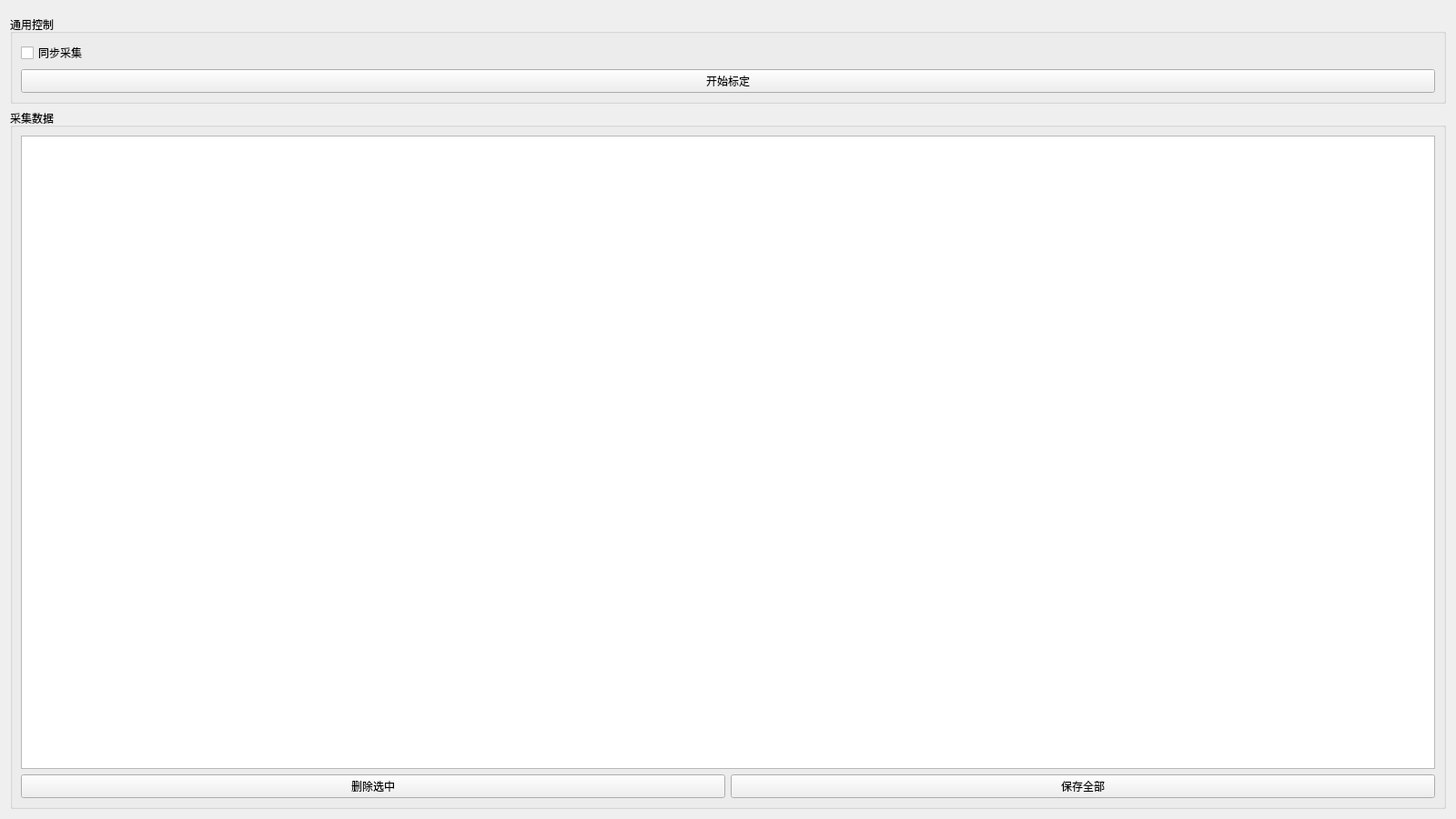
<?xml version="1.0" encoding="UTF-8"?>
<ui version="4.0">
 <class>DataAcquisitionModule</class>
 <widget class="QWidget" name="DataAcquisitionModule">
  <property name="geometry">
   <rect>
    <x>0</x>
    <y>0</y>
    <width>1600</width>
    <height>900</height>
   </rect>
  </property>
  <property name="windowTitle">
   <string>双目数据采集系统</string>
  </property>
  <layout class="QVBoxLayout" name="mainLayout">
   <item>
    <widget class="QSplitter" name="splitter">
     <property name="orientation">
      <enum>Qt::Horizontal</enum>
     </property>
     <item>
      <!--<widget class="QGroupBox" name="leftCameraGroup">
       <property name="title">
        <string>左目相机</string>
       </property>
       <layout class="QVBoxLayout" name="leftLayout">
        <item>
         <widget class="QLabel" name="leftPreviewLabel">
          <property name="minimumSize">
           <size>
            <width>640</width>
            <height>480</height>
           </size>
          </property>
          <property name="text">
           <string>左目预览</string>
          </property>
         </widget>
        </item>
        <item>
         <layout class="QHBoxLayout" name="leftControlLayout">
          <item>
           <widget class="QPushButton" name="leftStartButton">
            <property name="text">
             <string>启动左目</string>
            </property>
           </widget>
          </item>
          <item>
           <widget class="QPushButton" name="leftCaptureButton">
            <property name="text">
             <string>采集左图</string>
            </property>
           </widget>
          </item>
         </layout>
        </item>
       </layout>
      </widget>
     </item>
     <item>
      <widget class="QGroupBox" name="rightCameraGroup">
       <property name="title">
        <string>右目相机</string>
       </property>
       <layout class="QVBoxLayout" name="rightLayout">
        <item>
         <widget class="QLabel" name="rightPreviewLabel">
          <property name="minimumSize">
           <size>
            <width>640</width>
            <height>480</height>
           </size>
          </property>
          <property name="text">
           <string>右目预览</string>
          </property>
         </widget>
        </item>
        <item>
         <layout class="QHBoxLayout" name="rightControlLayout">
          <item>
           <widget class="QPushButton" name="rightStartButton">
            <property name="text">
             <string>启动右目</string>
            </property>
           </widget>
          </item>
          <item>
           <widget class="QPushButton" name="rightCaptureButton">
            <property name="text">
             <string>采集右图</string>
            </property>
           </widget>
          </item>
         </layout>
        </item>
       </layout>
      </widget>-->
     </item>
    </widget>
   </item>
   <item>
    <widget class="QGroupBox" name="commonControlsGroup">
     <property name="title">
      <string>通用控制</string>
     </property>
     <layout class="QVBoxLayout" name="commonLayout">
      <item>
       <widget class="QCheckBox" name="syncCaptureCheck">
        <property name="text">
         <string>同步采集</string>
        </property>
       </widget>
      </item>
      <item>
       <widget class="QPushButton" name="startCalibrationButton">
        <property name="text">
         <string>开始标定</string>
        </property>
       </widget>
      </item>
     </layout>
    </widget>
   </item>
   <item>
    <widget class="QGroupBox" name="dataDisplayGroup">
     <property name="title">
      <string>采集数据</string>
     </property>
     <layout class="QVBoxLayout" name="dataLayout">
      <item>
       <widget class="QListWidget" name="dataListWidget">
        <property name="viewMode">
         <enum>QListView::IconMode</enum>
        </property>
        <property name="iconSize">
         <size>
          <width>128</width>
          <height>96</height>
         </size>
        </property>
       </widget>
      </item>
      <item>
       <layout class="QHBoxLayout" name="buttonLayout">
        <item>
         <widget class="QPushButton" name="deleteSelectedButton">
          <property name="text">
           <string>删除选中</string>
          </property>
         </widget>
        </item>
        <item>
         <widget class="QPushButton" name="saveAllButton">
          <property name="text">
           <string>保存全部</string>
          </property>
         </widget>
        </item>
       </layout>
      </item>
     </layout>
    </widget>
   </item>
  </layout>
 </widget>
</ui>
